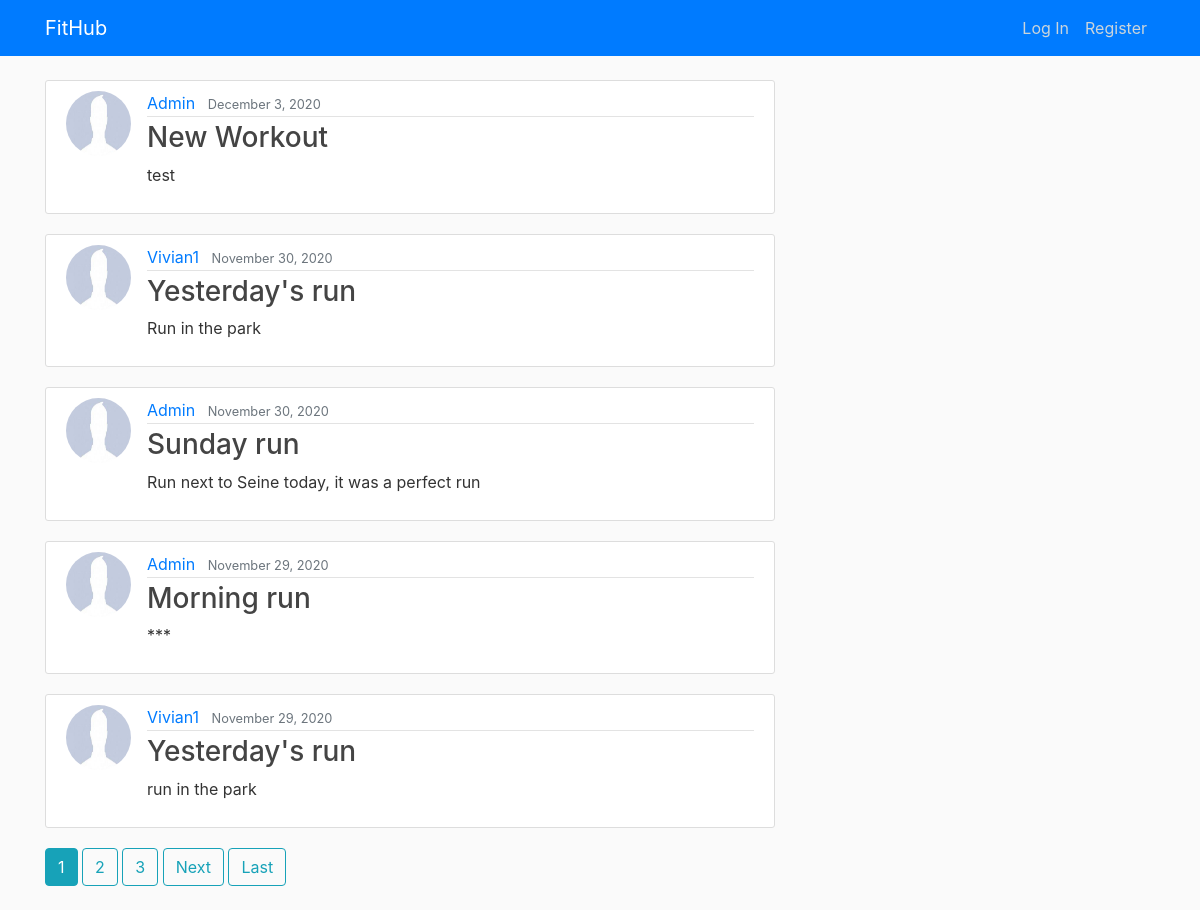
The app's page /, older data.
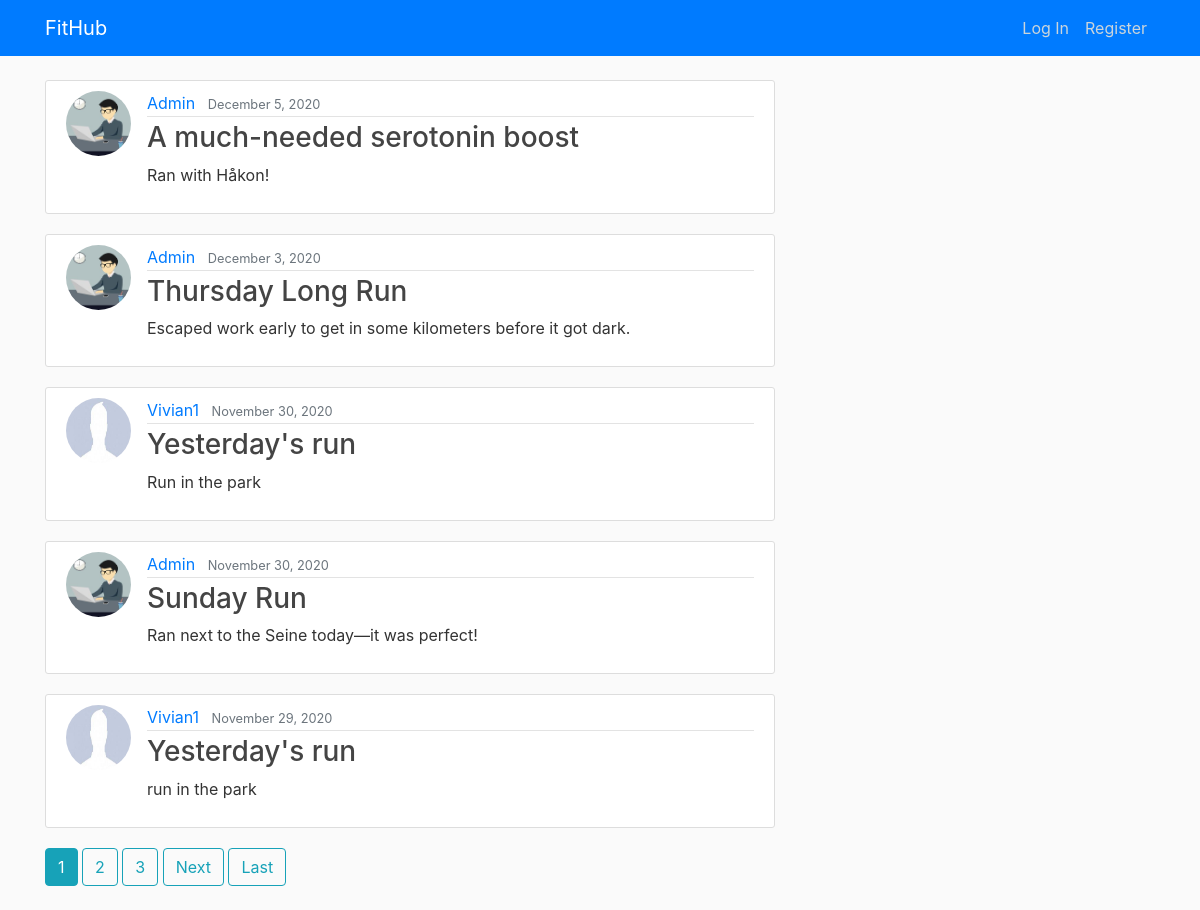
The same page, newer data.
### blog/models.py (models this page shows, shortened)
class Workout(models.Model):
    date = models.DateTimeField(default=timezone.now)
    start_time = models.DateTimeField(default=timezone.now)
    end_time = models.DateTimeField(default=timezone.now)
    title = models.CharField(max_length=75)
    description = models.TextField()
    class SportChoices(models.TextChoices):
        CYCLING = 'Cycling', _('Cycling')
        HIKING = 'Hiking', _('Hiking')
        LIFTING = 'Lifting Weights', _('Lifting Weights')
        RUNNING = 'Running', _('Running')
        SWIMMING = 'Swimming', _('Swimming')
        WALKING = 'Walking', _('Walking')
        YOGA = 'Yoga', _('Yoga')
    sport = models.CharField(
        max_length=15,
        choices=SportChoices.choices,
        default=SportChoices.RUNNING,
        blank=False
    )
    class TypeChoices(models.TextChoices):
        DISTANCE = 'Distance', _('Distance')
        INTERVAL = 'Interval', _('Interval')
        NONE = 'None', _('None')
        RACE = 'Race', _('Race')
        STRESS = 'Stress Relief', _('Stress Relief')
        TYPE_WORKOUT = 'Workout', _('Workout')
    type = models.CharField(
        max_length=15,
        choices=TypeChoices.choices,
        default=TypeChoices.NONE,
        blank=False
    )
    distance = models.DecimalField(max_digits=5, decimal_places=2)
    class MetChoices(models.TextChoices):
        EASY = 'Easy', _('Easy')
        MODERATE = 'Medium', _('Moderate')
        HARD = 'Hard', _('Hard')
    workout_intensity = models.CharField(
        max_length=10,
        choices=MetChoices.choices,
        default=MetChoices.MODERATE,
        blank=False
    )
    athlete = models.ForeignKey(User, on_delete=models.CASCADE)

### users/models.py (models this page shows, shortened)
class Profile(models.Model):
	user = models.OneToOneField(User, on_delete=models.CASCADE)
	image = models.ImageField(default='default.jpg', upload_to='profile_pics')

### blog/views.py (the view)
# urls.py: path("",PostListView.as_view(), name="blog-overview"),
class PostListView(ListView):
    model = Workout  # Specifies which model should be queried when generating the list of workouts to display.
    template_name = 'blog/overview.html'  # Specifies the template that should be used to display the queried info.
    context_object_name = 'workouts'  # Specifies the object list that should be iterated over.
    ordering = ['-date']  # Specifies the order in which the workouts are sorted.
    paginate_by = 5  # Limits how many workouts are displayed on each page.

### blog/templates/blog/overview.html (shortened to what this page needs)
{% extends "blog/base.html" %}
	{% block content %}
         {% for workout in workouts %}
	    	  <article class="media content-section">
                   <img class="rounded-circle article-img" src="{{workout.athlete.profile.image.url}}">
			       <div class="media-body">
			       <div class="article-metadata">
                        <a class="mr-2" href="{% url 'user-posts' workout.athlete.username %}">{{ workout.athlete }}</a>
			            <small class="text-muted">{{ workout.date | date:"F j, Y" }}</small>
			       </div>
			       <h3><a class="article-title" href="{% url 'workout-detail' workout.id%}">{{ workout.title }}</a></h3>
                        <p class="article-content"> {{ workout.description }}</p>
			       </div>
			 </article>
	    {% endfor %}
        {% if is_paginated %}
	        {% for num in page_obj.paginator.page_range %}
                 {% if page_obj.number == num %}
	                   <a class="btn btn-info mb-4" href="?page={{ num }}">{{ num }}</a>
	             {% elif num > page_obj.number|add:'-3' and num < page_obj.number|add:'3' %}
	                   <a class="btn btn-outline-info mb-4" href="?page={{ num }}">{{ num }}</a>
	             {% endif %}
	        {% endfor %}
	        {% if page_obj.has_next %}
	             <a class="btn btn-outline-info mb-4" href="?page={{ page_obj.next_page_number }}">Next</a>
	             <a class="btn btn-outline-info mb-4" href="?page={{ page_obj.paginator.num_pages }}">Last</a>
	        {% endif %}
        {% endif %}
{% endblock content %}

Row changes from the older to the newer data that the page shows:
no longer on this page (row edited): Workout: athlete.profile.image (placeholder picture), athlete "Admin", date "November 29, 2020", title "Morning run", description "***"
added Workout: athlete.profile.image (picture), athlete "Admin", date "December 5, 2020", title "A much-needed serotonin boost", description "Ran with Håkon!"
changed Workout: athlete.profile.image: picture added in place of a placeholder; title "New Workout" → "Thursday Long Run"; description "test" → "Escaped work early to get in some kilometers before it got dark."
changed Workout: athlete.profile.image: picture added in place of a placeholder; title "Sunday run" → "Sunday Run"; description "Run next to Seine today, it was a perfect run" → "Ran next to the Seine today—it was perfect!"
